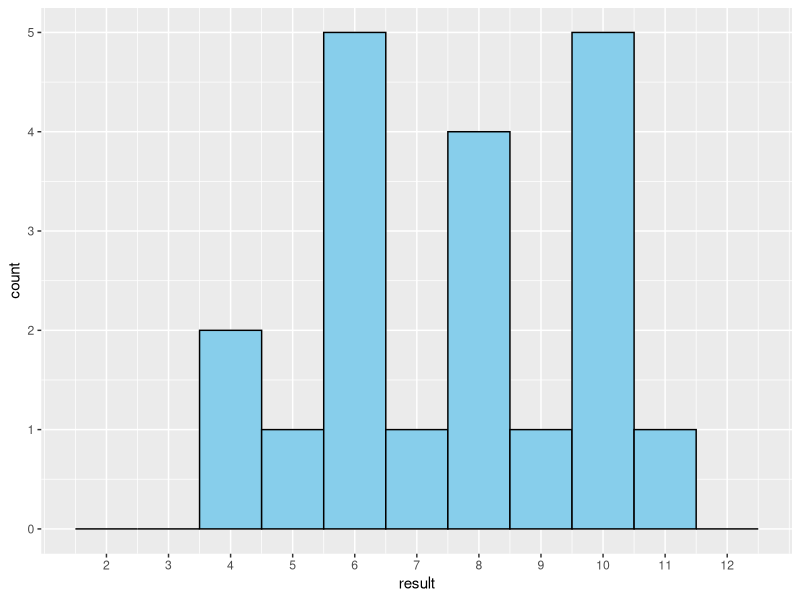

Recreate this plot in R.
## ---- chunk 1
#| message: false
library(tidyverse)
## ---- chunk 2
#| cache: true
throw_dice <- function(n, weights = rep(1/6, 6)) {
  die1 <- sample(1:6, size = n, replace = TRUE, prob = weights)
  die2 <- sample(1:6, size = n, replace = TRUE, prob = weights)
  die1 + die2
}
## ---- chunk 3
set.seed(10)
tibble(result = throw_dice(20)) %>%
  ggplot(aes(x = result)) +
  geom_histogram(binwidth = 1, color = "black", fill = "skyblue", center = 0) +
  scale_x_continuous(breaks = 2:12, limits = c(1.5, 12.5))
